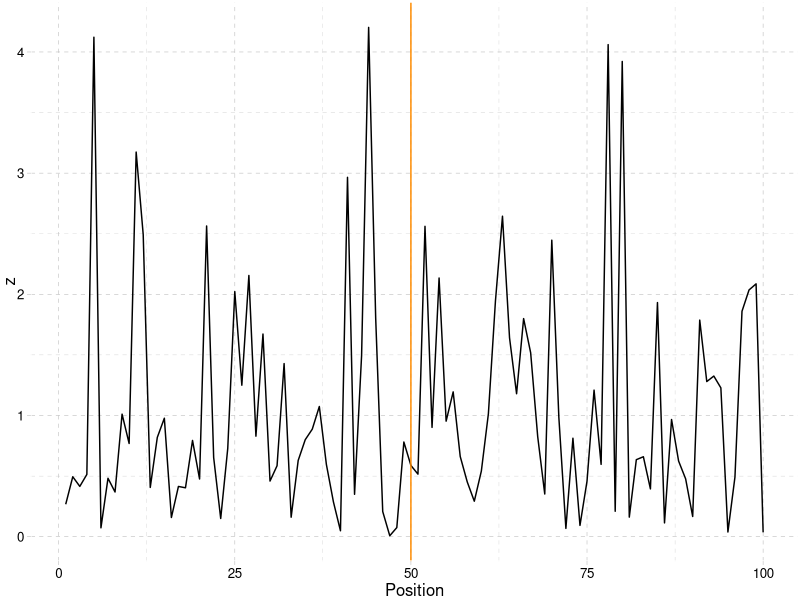
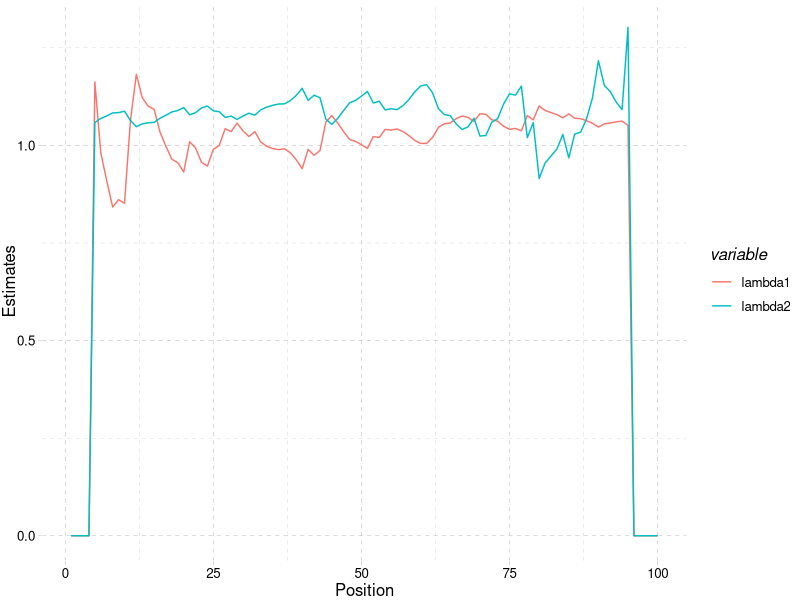
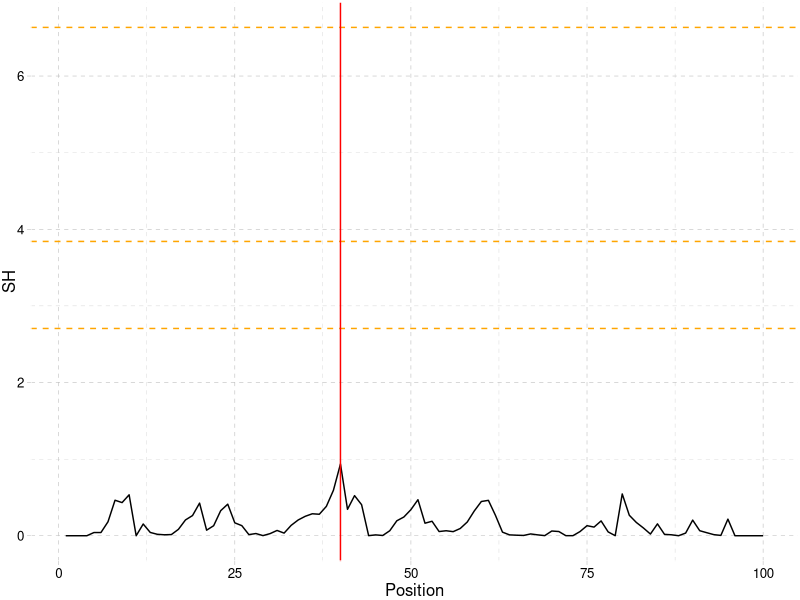

The R source for these figures, in order:
## ---- chunk 1
knitr::opts_chunk$set(echo = TRUE)
require(ggplot2)
require(ggthemes)
theme_set(theme_pander())
require(reshape2)
set.seed(1234567890, kind="Mersenne-Twister")
## ---- chunk 2
lambda1 <- 1
lambda2 <- 1.2

z <- c(rexp(50, rate=1/lambda1), rexp(50, 1/lambda2))

ggplot(data.frame(z), aes(x=1:100, y=z)) +
  geom_line() +
  geom_vline(xintercept = 50, col="darkorange") +
  xlab("Position")
## ---- chunk 3
Estim <- matrix(data=rep(0, 300), nrow=3, ncol=100)
Estim[1,] <- 1:100

for(el in 5:95) {
  Estim[2, el] <- mean(z[1:el])
  Estim[3, el] <- mean(z[(el+1):100])
}

Estim.df <- melt(data.frame(Position=Estim[1,], lambda1=Estim[2,], lambda2=Estim[3,]), 
                 measure.vars = 2:3, 
                 value.name = "Estimates")

ggplot(Estim.df, aes(x=Position, y=Estimates, group=variable, col=variable)) +
  geom_line()

## ---- chunk 4
SH <- rep(0, 100)

for(el in 5:95) {
  lambda1 <- Estim[2,el]
  lambda2 <- Estim[3,el]
  SH[el] <- 0.08 * el * (100-el) * (1- 2*sqrt(lambda1*lambda2)/(lambda1+lambda2) )
}

edge <- which.max(SH)

ggplot(data.frame(SH), aes(x=1:100, y=SH)) +
  geom_line() +
  xlab("Position") +
  geom_hline(yintercept = qchisq(c(.9, .95, .99), df=1),
             col="orange", linetype=2) +
  geom_vline(xintercept = edge, col="red")
